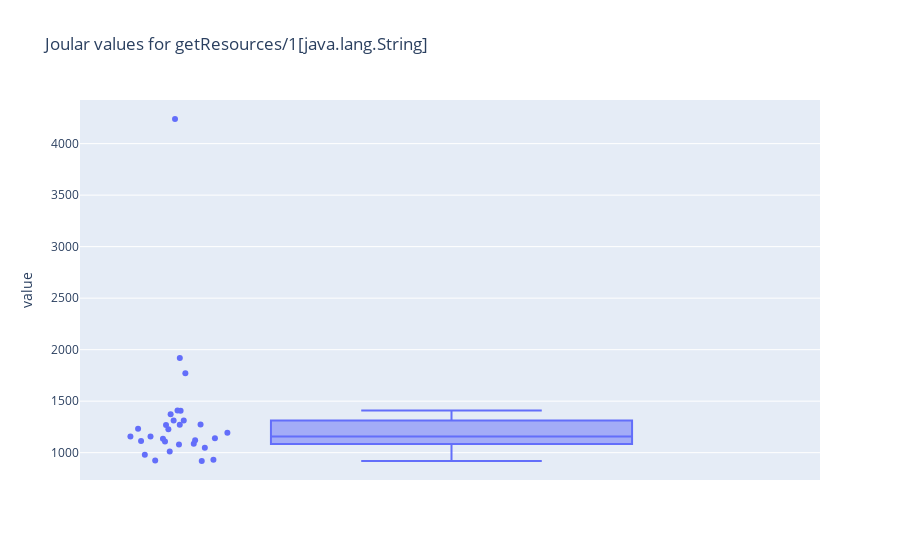
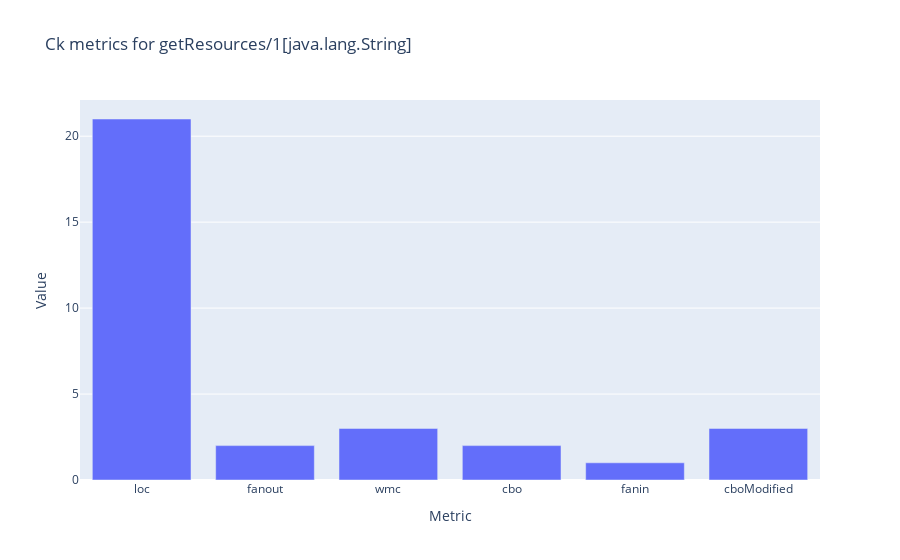

Notebook source saved alongside these figures, in order:
### Code cell
createBoxplotAndBarChart("12442bd8c7cde6e7c006a6277eeb8e81ad0c2219", "method", "org.hibernate.boot.registry.classloading.internal.AggregatedClassLoader", "getResources/1[java.lang.String]")

### Figure 1 — Plotly figure (JSON) as saved in the notebook; plotly's stock layout.template omitted (floating-point values rounded to 4 significant figures)
{"data": [{"alignmentgroup": "True", "boxpoints": "all", "hovertemplate": "value=%{y}<extra></extra>", "legendgroup": "", "marker": {"color": "#636efa"}, "name": "", "notched": false, "offsetgroup": "", "orientation": "v", "showlegend": false, "type": "box", "x0": " ", "xaxis": "x", "y": [1157.0, 1120.0, 1272.0, 1271.0, 1156.0, 1407.0, 1086.0, 1134.0, 1011.0, 923.8, 1374.0, 931.8, 1079.0, 1048.0, 1193.0, 979.5, 1227.0, 1232.0, 4239.0, 1269.0, 1312.0, 1410.0, 1772.0, 919.1, 1918.0, 1140.0, 1114.0, 1109.0, 1313.0], "y0": " ", "yaxis": "y"}], "layout": {"boxmode": "group", "legend": {"tracegroupgap": 0}, "title": {"text": "Joular values for getResources/1[java.lang.String]"}, "xaxis": {"anchor": "y", "domain": [0, 1]}, "yaxis": {"anchor": "x", "domain": [0, 1], "title": {"text": "value"}}}}

### Figure 2 — Plotly figure (JSON) as saved in the notebook; plotly's stock layout.template omitted (floating-point values rounded to 4 significant figures)
{"data": [{"alignmentgroup": "True", "hovertemplate": "Metric=%{x}<br>Value=%{y}<extra></extra>", "legendgroup": "", "marker": {"color": "#636efa", "pattern": {"shape": ""}}, "name": "", "offsetgroup": "", "orientation": "v", "showlegend": false, "textposition": "auto", "type": "bar", "x": ["loc", "fanout", "wmc", "cbo", "fanin", "cboModified"], "xaxis": "x", "y": [21, 2, 3, 2, 1, 3], "yaxis": "y"}], "layout": {"barmode": "relative", "legend": {"tracegroupgap": 0}, "title": {"text": "Ck metrics for getResources/1[java.lang.String]"}, "xaxis": {"anchor": "y", "domain": [0, 1], "title": {"text": "Metric"}}, "yaxis": {"anchor": "x", "domain": [0, 1], "title": {"text": "Value"}}}}
